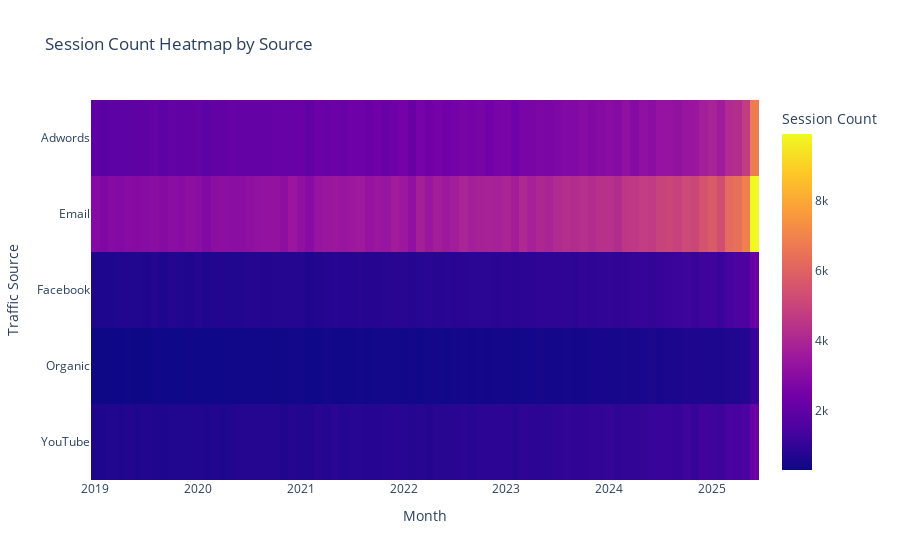

Source (notebook cell):
### Markdown cell above
As mentioned above, the contribution hardly differs from sources to sources.

### Code cell
pivot = dat.pivot_table(
    index='first_touch_source',
    columns='month',
    values='session_id',
    aggfunc='count'
)

fig = px.imshow(
    pivot,
    labels=dict(x="Month", y="Traffic Source", color="Session Count"),
    title="Session Count Heatmap by Source"
)
fig.show()

### Figure 1 — Plotly figure (JSON) as saved in the notebook; plotly's stock layout.template omitted (floating-point values rounded to 4 significant figures; data arrays with more than 128 entries replaced by an {"elided": "..."} marker saying what was removed)
{"data": [{"coloraxis": "coloraxis", "hovertemplate": "Month: %{x}<br>Traffic Source: %{y}<br>Session Count: %{z}<extra></extra>", "name": "0", "type": "heatmap", "x": ["2019-01-01T00:00:00", "2019-02-01T00:00:00", "2019-03-01T00:00:00", "2019-04-01T00:00:00", "2019-05-01T00:00:00", "2019-06-01T00:00:00", "2019-07-01T00:00:00", "2019-08-01T00:00:00", "2019-09-01T00:00:00", "2019-10-01T00:00:00", "2019-11-01T00:00:00", "2019-12-01T00:00:00", "2020-01-01T00:00:00", "2020-02-01T00:00:00", "2020-03-01T00:00:00", "2020-04-01T00:00:00", "2020-05-01T00:00:00", "2020-06-01T00:00:00", "2020-07-01T00:00:00", "2020-08-01T00:00:00", "2020-09-01T00:00:00", "2020-10-01T00:00:00", "2020-11-01T00:00:00", "2020-12-01T00:00:00", "2021-01-01T00:00:00", "2021-02-01T00:00:00", "2021-03-01T00:00:00", "2021-04-01T00:00:00", "2021-05-01T00:00:00", "2021-06-01T00:00:00", "2021-07-01T00:00:00", "2021-08-01T00:00:00", "2021-09-01T00:00:00", "2021-10-01T00:00:00", "2021-11-01T00:00:00", "2021-12-01T00:00:00", "2022-01-01T00:00:00", "2022-02-01T00:00:00", "2022-03-01T00:00:00", "2022-04-01T00:00:00", "2022-05-01T00:00:00", "2022-06-01T00:00:00", "2022-07-01T00:00:00", "2022-08-01T00:00:00", "2022-09-01T00:00:00", "2022-10-01T00:00:00", "2022-11-01T00:00:00", "2022-12-01T00:00:00", "2023-01-01T00:00:00", "2023-02-01T00:00:00", "2023-03-01T00:00:00", "2023-04-01T00:00:00", "2023-05-01T00:00:00", "2023-06-01T00:00:00", "2023-07-01T00:00:00", "2023-08-01T00:00:00", "2023-09-01T00:00:00", "2023-10-01T00:00:00", "2023-11-01T00:00:00", "2023-12-01T00:00:00", "2024-01-01T00:00:00", "2024-02-01T00:00:00", "2024-03-01T00:00:00", "2024-04-01T00:00:00", "2024-05-01T00:00:00", "2024-06-01T00:00:00", "2024-07-01T00:00:00", "2024-08-01T00:00:00", "2024-09-01T00:00:00", "2024-10-01T00:00:00", "2024-11-01T00:00:00", "2024-12-01T00:00:00", "2025-01-01T00:00:00", "2025-02-01T00:00:00", "2025-03-01T00:00:00", "2025-04-01T00:00:00", "2025-05-01T00:00:00", "2025-06-01T00:00:00"], "xaxis": "x", "y": ["Adwords", "Email", "Facebook", "Organic", "YouTube"], "yaxis": "y", "z": {"elided": "5x78 int values"}}], "layout": {"coloraxis": {"colorbar": {"title": {"text": "Session Count"}}, "colorscale": [[0, "#0d0887"], [0.1111, "#46039f"], [0.2222, "#7201a8"], [0.3333, "#9c179e"], [0.4444, "#bd3786"], [0.5556, "#d8576b"], [0.6667, "#ed7953"], [0.7778, "#fb9f3a"], [0.8889, "#fdca26"], [1, "#f0f921"]]}, "title": {"text": "Session Count Heatmap by Source"}, "xaxis": {"anchor": "y", "constrain": "domain", "domain": [0, 1], "scaleanchor": "y", "title": {"text": "Month"}}, "yaxis": {"anchor": "x", "autorange": "reversed", "constrain": "domain", "domain": [0, 1], "title": {"text": "Traffic Source"}}}}
